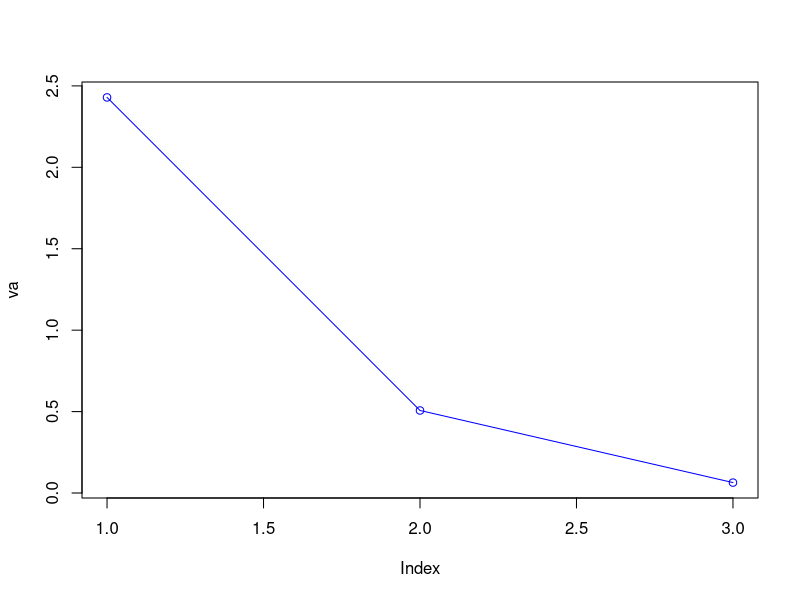
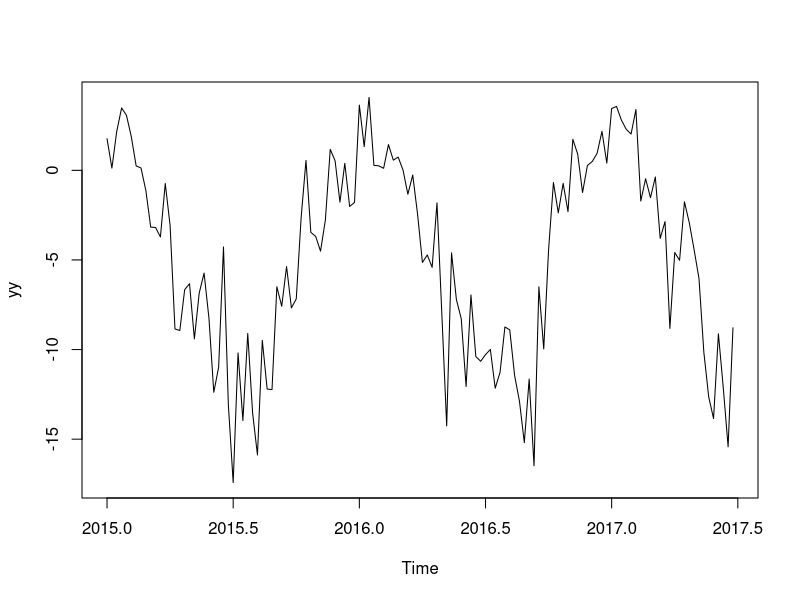
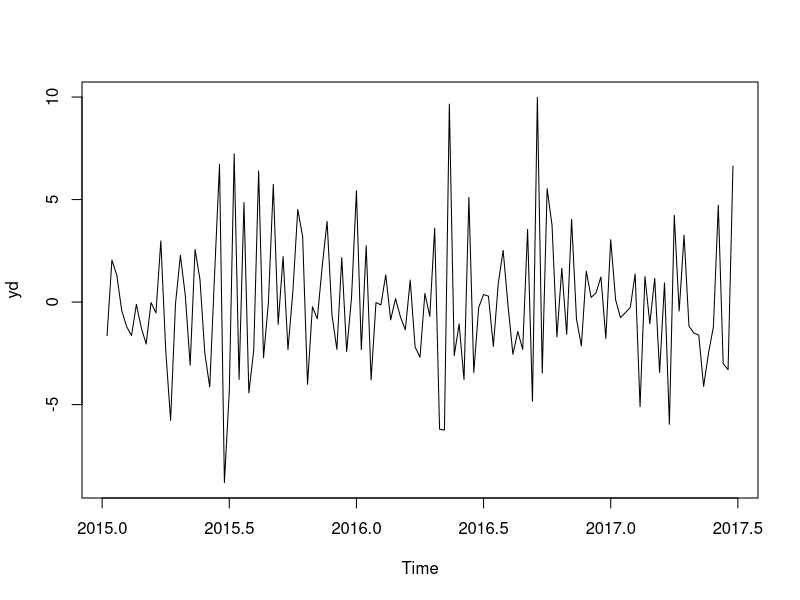
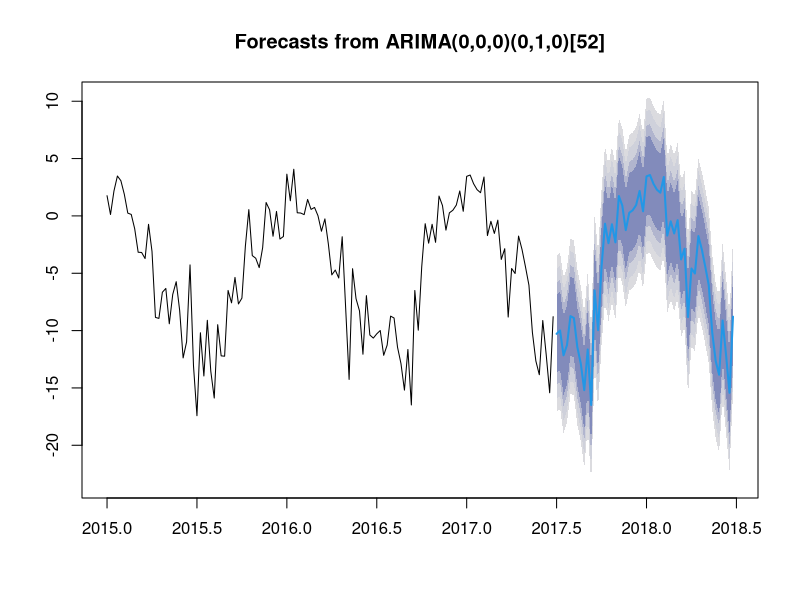

R code for these plots, in order: (Note: a time limit stopped this script after it produced the figures.)
setwd("/Users/machen/Documents/000 MSBA/442 Advanced Stat/Class 7")
rm(list=ls(all=TRUE)) 	# clear data
library("forecast")
library("tseries") 		# reqired for adf.test of stationarity

data<-read.csv("data_week.csv", sep=",",dec=".",header=T) 	# weekly data
####################################################################################################
#PCA
weather <- cbind(data$avg_cloud_index,data$avg_temp,data$avg_hours_sun)
xcor = cor(weather)

## Eigen decomposition 
out = eigen(xcor)  # eigen decomposition of correlation matrix. Yields eiganvalues and eigenvectors
va = out$values		# eigenvalues
ve = out$vectors	# eigenvectors. Each column is an eigenvector and has a unit length. 	
## Scree Plot		# to decide how many variables to keep. Look for "elbow" in the scree plot
plot(va, type = "o", col = "blue")
w1 = ve[,1]	
weather_col = weather %*% w1
new_weather <- cbind(data$yearweek,data$id_week,data$netsales_online,weather_col)
colnames(new_weather) <- c("yearsweek","id_week","netsales_online","weather")

####################################################################################################
#step-by-step ARIMA (p,d,q) models for sales series
weather_col = new_weather[,4]	
#temp = data[,11]				# centigrade
yy = ts(weather_col, frequency = 52,start = c(2015,1))		# coverts sales data as time series object with start date and frequency (weekly here)
## check the stationary of the time series  
# Use Augmented Dickey-Fuller Test to test stationarity == > large p-value means nonstationary
plot.ts(yy)							
adf.test(yy)						
yd = diff(yy,differences = 1)			
plot.ts(yd)			# looks stationary visually
adf.test(yd)		# estimated p = 0.01 ==> small pvalue (< 0.10) ==> so yd is stationary ==> fix d = 1 in ARIMA models to be fitted
#####auto arima result
m = auto.arima(yy)		# fits ARIMA(p,d,q) x (P, D, Q) automatically
summary(m)

m.predict = forecast:::forecast.Arima(m, h = 52, level = c(68,80, 90, 95))
plot(m.predict)
##########################################################################################################
#####discover best model

## define aicc metric
AICc = function(model){
  n = model$nobs
  p = length(model$coef)
  AICc = model$aic + 2*(p+1)*(p+2)/(n-p-2)
  return(AICc)
}

evaluation = matrix(ncol=9)

for (p in 0:2){
  for (d in 0:2){
    for (q in 0:2){
      for (P in 0:1){
        for (D in 0:1){
          for (Q in 0:1){
      
      m1 <- arima(x=yy, order=c(p,d,q), seasonal = list(order=c(P,D,Q),period=52),method = 'ML') 
      evaluation = rbind(evaluation, matrix(c(p,d,q,P,D,Q,m1$aic, m1$bic, AICc(m1)), ncol=9))
      
    }}}}}}

colnames(evaluation) = c('p','d','q','P','D','Q','AIC','BIC','AICC')


evaluation[which.min(evaluation[,9]),]


### The best model is 
# "Model  2 P,D,Q  0 0 1 Seasonal  0,1,0 AIC  416.135077710408 BIC  420.848495363787 AICc  416.166327710408"
#It is not the same as the result returned by auto.arima, and it has the smallest AIC

#model 2 prediction
m2 = Arima(yy, order=c(0,0,1), seasonal = list(order = c(0,1,0), period = 52))
# fits ARIMA(p,d,q) x (P, D, Q) automatically
m2.predict = forecast:::forecast.Arima(m2, h = 52, level = c(68,80, 90, 95))
plot(m2.predict)

##########################################################################################################
####MA(t)
Acf(yd, lag.max = 10)				# # Acf suggests q = 1 

####AR(t)
Pacf(yd, lag.max = 10)					# Pacf suggests p = 1 
